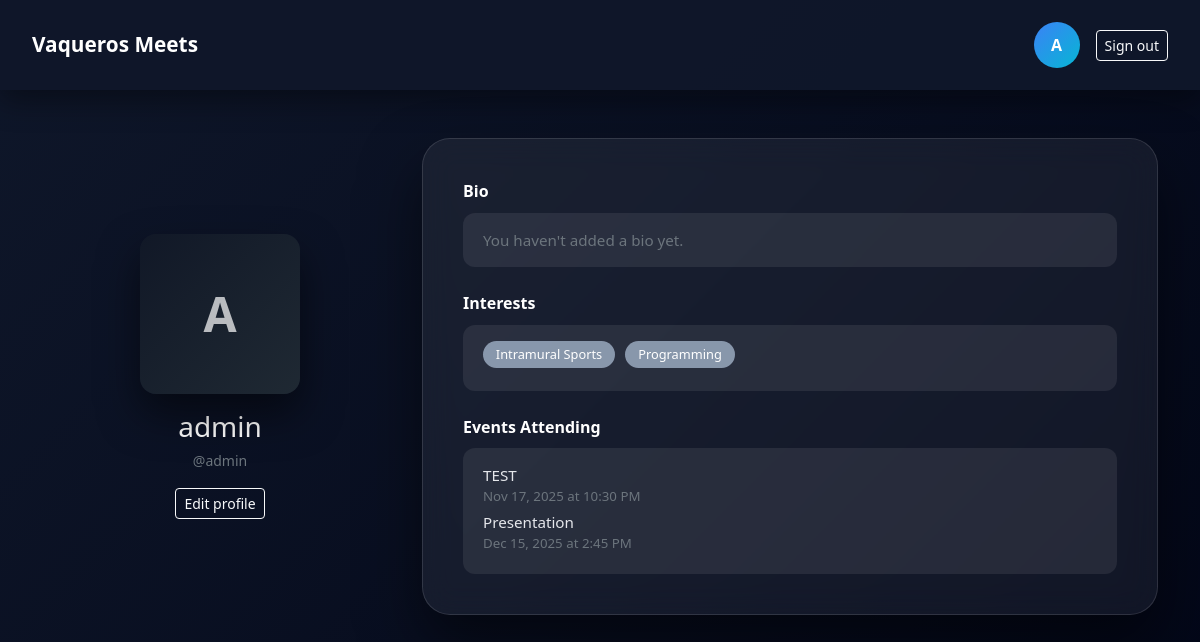
/profile/ (signed in), run on an earlier commit of the app's database.
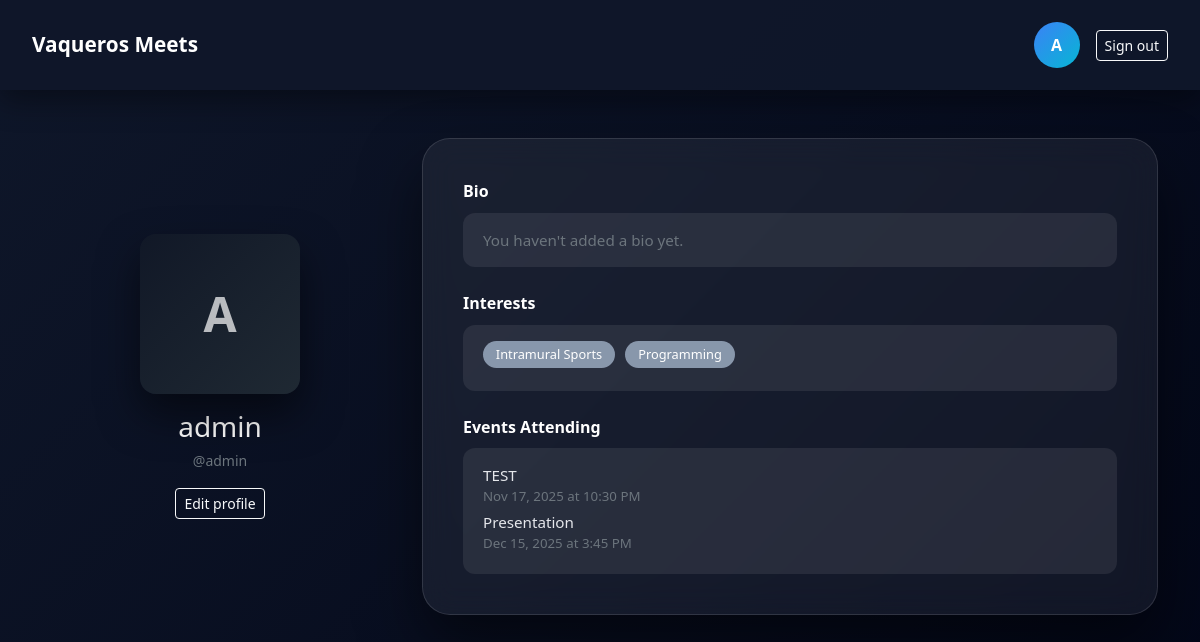
And on a later commit of the database.
### app/models.py (models this page shows, shortened)
class RSVP(models.Model):
    class Meta:
        constraints = [models.UniqueConstraint(fields=['user', 'event'], name='unique_rsvp')]
    GOING = 'going'
    MAYBE = 'maybe'
    NO = 'no'
    STATUS_CHOICES = [
        (GOING, 'Going'),
        (MAYBE, 'Maybe'),
        (NO, 'Not going')
    ]
    user = models.ForeignKey(Profile, on_delete=models.CASCADE)
    event = models.ForeignKey(Event, on_delete=models.CASCADE, related_name='rsvps')
    status = models.CharField(max_length=10, choices=STATUS_CHOICES)
    created_at = models.DateTimeField(auto_now_add=True)

class Event(models.Model):
    PUBLIC = 'public'
    PRIVATE = 'private'
    VISIBILITY_CHOICES = [
        (PUBLIC, 'Public'),
        (PRIVATE, 'Private'),
    ]
    image = models.ImageField(upload_to='event_images/', blank=True, null=True)
    owner = models.ForeignKey(settings.AUTH_USER_MODEL, on_delete=models.CASCADE, related_name='events_created')
    title = models.CharField(max_length=100)
    description = models.TextField(blank=True)
    host = models.ForeignKey(Profile, on_delete=models.CASCADE, related_name='hosted_events')
    location = models.CharField(max_length=255)
    starts_at = models.DateTimeField()
    ends_at = models.DateTimeField(blank=True, null=True)
    capacity = models.PositiveIntegerField()
    visibility = models.CharField(max_length=10, choices=VISIBILITY_CHOICES, default=PUBLIC)
    interests = models.ManyToManyField(Interest, blank=True, related_name='events')
    created_at = models.DateTimeField(auto_now_add=True)
    class Meta:
        ordering = ['starts_at']
        indexes = [
            models.Index(fields=['starts_at']),
        ]

### app/views.py (the view)
# urls.py: path('profile/', views.profile_view, name='profile'),
@login_required
def profile_view(request):
    profile = request.user.profile
    if profile.display_name:
        initial = profile.display_name[0].upper()
    else:
        username = request.user.username or 'U'
        initial = username[0].upper()
    attending_rsvps = (RSVP.objects.filter(user=profile, status='going').select_related('event').order_by('event__starts_at'))
    return render(request, "app/profile.html", {"profile": profile, "initial": initial, "attending_rsvps": attending_rsvps})

### app/templates/app/profile.html (shortened to what this page needs)
<!DOCTYPE html>
<html lang="en">
<head>
  <link href="https://cdn.jsdelivr.net/npm/bootstrap@5.3.3/dist/css/bootstrap.min.css" rel="stylesheet">
</head>
<body>
<div class="top-header">
  <a href="{% url 'event_list' %}" class="brand-link">Vaqueros Meets</a>
  <div class="d-flex align-items-center gap-3">
    <a href="{% url 'profile' %}" class="text-decoration-none text-white">
      <div class="profile-circle">{{ initial }}</div>
    </a>
    <a href="{% url 'logout' %}" class="btn btn-outline-light btn-sm">
      Sign out
    </a>
  </div>
</div>
<div class="container py-5">
  <div class="row g-4 align-items-center">
    <div class="col-md-4 text-center">
      <div class="avatar-box mx-auto">
        {{ initial }}
      </div>
      <div class="mt-3">
        <h3 class="mb-1">
          {{ profile.display_name|default:profile.user.username }}
        </h3>
        <small class="text-secondary">
          @{{ profile.user.username }}
        </small>
      </div>
      <div class="mt-3">
        <a href="{% url 'edit_profile' %}" class="btn btn-outline-light btn-sm">
          Edit profile
        </a>
      </div>
    </div>
    <div class="col-md-8">
      <div class="profile-card">
        <div class="mb-4">
          <div class="section-title">Bio</div>
          <div class="info-box">
            {% if profile.bio %}
              {{ profile.bio|linebreaksbr }}
            {% else %}
              <span class="text-secondary">You haven't added a bio yet.</span>
            {% endif %}
          </div>
        </div>
        <div class="mb-4">
          <div class="section-title">Interests</div>
          <div class="info-box">
            {% if profile.interests.all %}
              {% with interests=profile.interests.all %}
                {% if interests %}
                  {% for interest in interests %}
                    <span class="badge-interest">{{ interest.name }}</span>
                  {% endfor %}
                {% else %}
                  <span class="text-secondary">No interests selected yet.</span>
                {% endif %}
              {% endwith %}
            {% else %}
              <span class="text-secondary">No interests selected yet.</span>
            {% endif %}
          </div>
        </div>
        <div>
          <div class="section-title">Events Attending</div>
          <div class="info-box">
            {% if attending_rsvps %}
              <ul class="list-unstyled mb-0">
                {% for rsvp in attending_rsvps %}
                  <li class="mb-1">
                    <a href="{% url 'event_detail' rsvp.event.id %}" class="event-link">
                      {{ rsvp.event.title }}
                    </a>
                    <small class="d-block text-secondary">
                      {{ rsvp.event.starts_at|date:"M d, Y" }} at {{ rsvp.event.starts_at|time:"g:i A" }}
                    </small>
                  </li>
                {% endfor %}
              </ul>
            {% else %}
              <span class="text-secondary">
                You haven't RSVPed "Going" to any events yet.
              </span>
            {% endif %}
          </div>
        </div>
      </div>
    </div>
  </div>
</div>
</body>
</html>

What changed in the data, as far as the page shows it:
changed through a linked row, RSVP "Presentation": event.starts_at "2:45 PM" → "3:45 PM"
